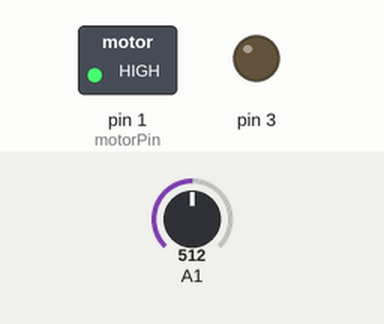
This sketch was run on a simulated Arduino Uno, built with avr-gcc and run on an emulated ATmega328P. Parts: switched loads named in the sketch (green lamp = pin HIGH), output pins drawn as LEDs (lit = HIGH). Dashed ring = blinking. The inputs (shaded band) are chosen by the test bench; at power-on: A1 = 512.

Above: at 1.25 s.
1.3 s: A1 set to 405
4.3 s: A1 set to 375
Timing chart, 0 to 13.3 s (numbered marks = the images above; inputs shaded):
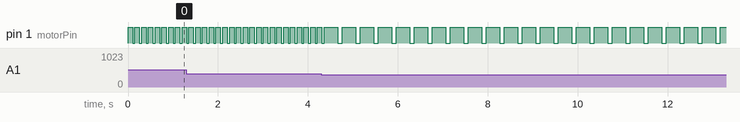

The sketch:

HTTiny1.ino
```cpp
#include <Arduino.h>

int motorPin = 1;
int IRPin = 1;//Remeber - this is not the actual pin just the first analog pin
int distance = 0;

void setup() {
  pinMode(IRPin, INPUT);
  pinMode(motorPin, OUTPUT);
  pinMode(3, OUTPUT);
}

void loop() {
 distance = getDistance();

  if (distance < 10) {
    digitalWrite(motorPin, HIGH);
    delay(100);
    digitalWrite(motorPin, LOW);
    delay(50);
  }

  else if (distance < 20) {
    digitalWrite(motorPin, HIGH);
    delay(300);
    digitalWrite(motorPin, LOW);
    delay(100);
  }

  else if (distance < 27 ) {
    digitalWrite(motorPin, HIGH);
  }

  else {
    digitalWrite(motorPin, LOW);
  }
}

int getDistance() {
  //Calibrated for 3.3 V
  int sensorValue = analogRead(1);
  int distance = 48.223 * pow(2.7182818284, (-0.004*sensorValue));
  return distance;
}
```

Measured:
- after the input at 4.3 s, pin 1 (motorPin): alternates HIGH for 0.30 s and LOW for 0.10 s, starting after 0.36 s
- by itself, pin 1 (motorPin): alternates HIGH for 0.10 s and LOW for 0.05 s
